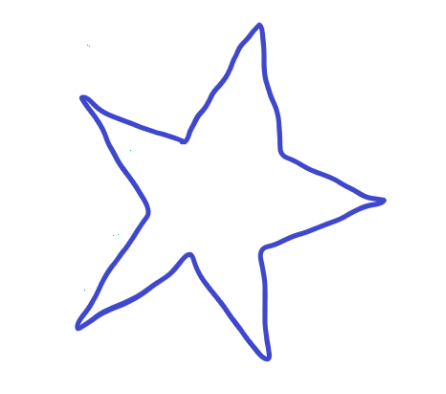
#> input picture images&video_resource/star.png, 446 x 394 px, found by its file name
$ python 44-Convexity_Defects.py
#> lines starting #> are read from the running program, lines starting #| are printed output that depends on the picture; after the words box and inside, x2 and y2 are one past the last pixel; in counts of white or black regions, pixels touching at a corner belong together
import cv2
import numpy as np

img = cv2.imread("star.png")
#> img is the input picture: shape (394, 446, 3); mean B, G, R 253.1, 248.3, 248
gray = cv2.cvtColor(img,cv2.COLOR_BGR2GRAY)
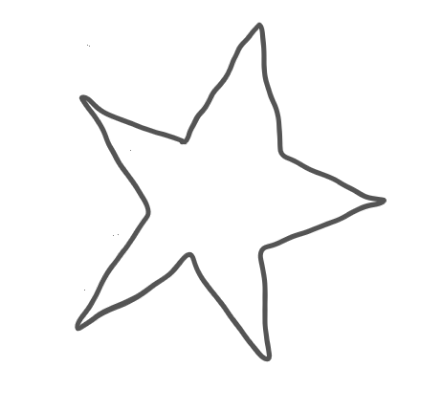
#> gray: shape (394, 446); min 84, max 255, mean 248.8
blur = cv2.blur(gray,(3,3))
_,thresh = cv2.threshold(blur,127,255,0)
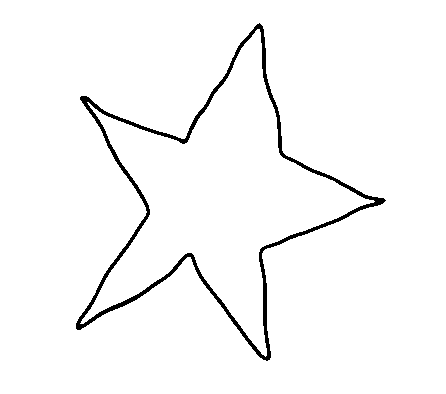
#> thresh: shape (394, 446); 97.3% white; 1 black region

contours,_ = cv2.findContours(thresh,2,1)
#> contours = 3 contours; box (x1, y1, x2, y2) and area: (0, 0, 446, 394) 174885, (75, 22, 387, 362) 38430, (80, 29, 375, 357) 32619
cnt = contours[0]
#> cnt = contour of 1096 points, box (x1, y1, x2, y2) (80, 29, 375, 357), area 32619
print(cnt)
#> (printed output is left out)
hull = cv2.convexHull(cnt,returnPoints=False) # contour'un dış sınırlarını veya şeklini ifade eden convex hull'u hesaplar
#> hull = [1094, 874, 653, 652, 434, 213, 0]
defects = cv2.convexityDefects(cnt,hull) #defects dizisi kontur noktalarının indekslerini içerir.
#> defects = [[0, 213, 116, 19678], [213, 434, 325, 17028], [434, 652, 547, 22884], [653, 874, 759, 17048], [874, 1094, 969, 13530]]

for i in range(defects.shape[0]):
    s,e,f,d = defects[i,0]
    start = tuple(cnt[s][0]) #birinci  s indeksine sahip noktasının x koordinatını
    end = tuple(cnt[e][0])
    far = tuple(cnt[f][0])
    cv2.line(img,start,end,[0,0,255],3)
    cv2.circle(img,far,4,[0,255,0],-1)
#> this loop made 5 passes
#> (s, e, f, d, start, end, far) on passes 1 to 5: (0, 213, 116, 19678, (257, 29), (87, 102), (184, 144)), (213, 434, 325, 17028, (87, 102), (80, 323), (150, 214)), (434, 652, 547, 22884, (80, 323), (265, 356), (191, 252)), (653, 874, 759, 17048, (266, 355), (374, 201), (259, 249)), (874, 1094, 969, 13530, (374, 201), (259, 29), (279, 154))
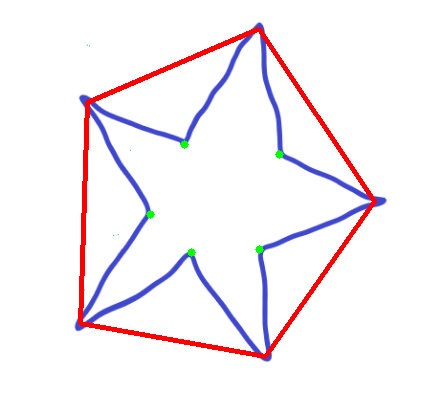
#> img: shape (394, 446, 3); 2.88% of pixels changed, all inside (x1, y1, x2, y2) = (78, 27, 377, 359)

cv2.imshow("image",img)
cv2.waitKey(0)
cv2.destroyAllWindows()
